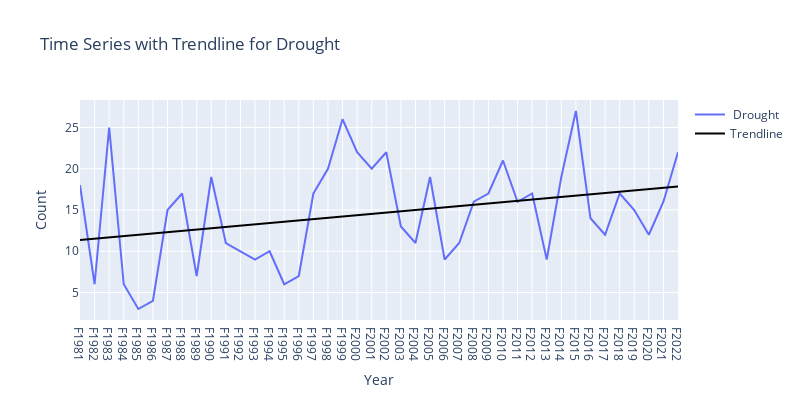
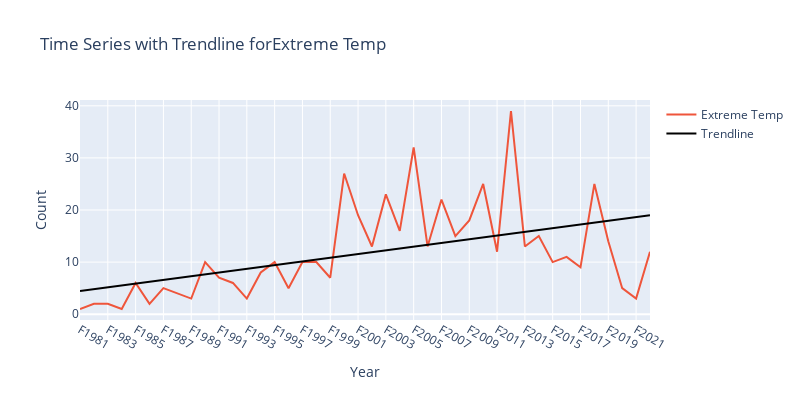
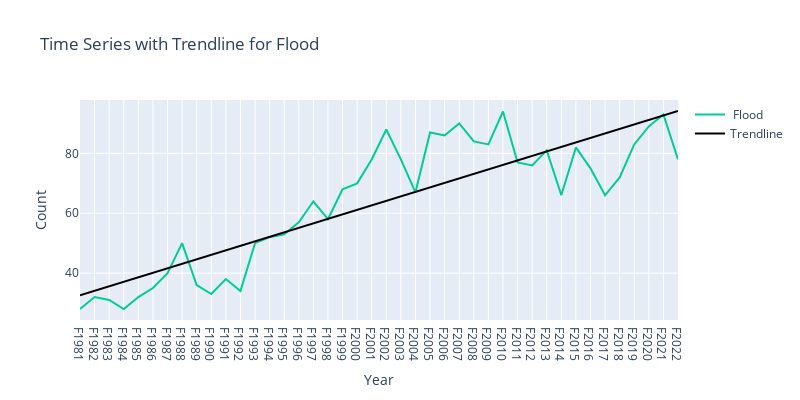
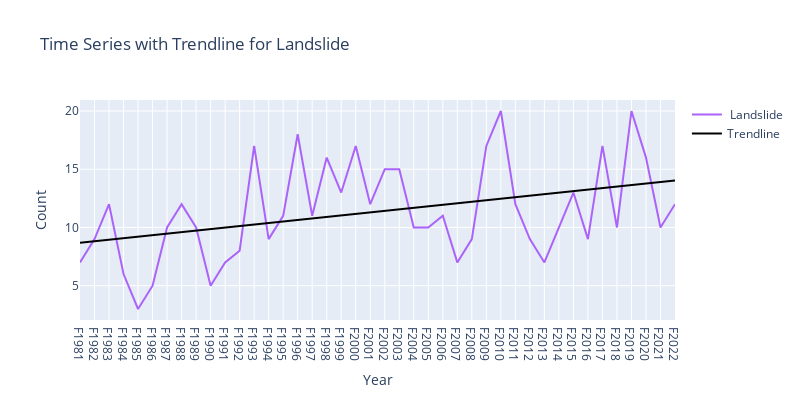

The code cell stored with these charts, in order, in its notebook:
### Code cell
# Create a list of indicators
indicators = indicator_df.index

# Get a color sequence for the indicators
color_sequence = pc.qualitative.Plotly

# Create a line chart for each indicator
for i, indicator in enumerate(indicators):
    x = indicator_df.columns.values[1:]  # Exclude the first column (Indicator)
    y = indicator_df.loc[indicator].values[1:]  # Exclude the first column (Indicator)
    
    # Create a trace for the line chart with a different color for each indicator
    trace = go.Scatter(
        x=x,
        y=y,
        mode='lines',
        name=indicator,
        line=dict(color=color_sequence[i % len(color_sequence)])
    )
    
    # Compute the trendline using linear regression
    trendline_coef = np.polyfit(range(len(x)), y, 1)
    trendline_y = np.polyval(trendline_coef, range(len(x)))
    
    # Create a trace for the trendline
    trendline_trace = go.Scatter(
        x=x,
        y=trendline_y,
        mode='lines',
        name=f'Trendline',
        line=dict(color='black')
    )
    
    # Create the layout for the line chart
    layout = go.Layout(
        title=f'Time Series with Trendline for{indicator}',
        xaxis=dict(title='Year'),
        yaxis=dict(title='Count'),
        height=400,
        width=800
    )
    
    # Create the figure for the line chart
    fig = go.Figure(data=[trace, trendline_trace], layout=layout)
    
    # Show the figure
    fig.show()

### Figure 1 — Plotly figure (JSON) as saved in the notebook; plotly's stock layout.template omitted (floating-point values rounded to 4 significant figures)
{"data": [{"line": {"color": "#636EFA"}, "mode": "lines", "name": " Drought", "type": "scatter", "x": ["F1981", "F1982", "F1983", "F1984", "F1985", "F1986", "F1987", "F1988", "F1989", "F1990", "F1991", "F1992", "F1993", "F1994", "F1995", "F1996", "F1997", "F1998", "F1999", "F2000", "F2001", "F2002", "F2003", "F2004", "F2005", "F2006", "F2007", "F2008", "F2009", "F2010", "F2011", "F2012", "F2013", "F2014", "F2015", "F2016", "F2017", "F2018", "F2019", "F2020", "F2021", "F2022"], "y": [18, 6, 25, 6, 3, 4, 15, 17, 7, 19, 11, 10, 9, 10, 6, 7, 17, 20, 26, 22, 20, 22, 13, 11, 19, 9, 11, 16, 17, 21, 16, 17, 9, 19, 27, 14, 12, 17, 15, 12, 16, 22]}, {"line": {"color": "black"}, "mode": "lines", "name": "Trendline", "type": "scatter", "x": ["F1981", "F1982", "F1983", "F1984", "F1985", "F1986", "F1987", "F1988", "F1989", "F1990", "F1991", "F1992", "F1993", "F1994", "F1995", "F1996", "F1997", "F1998", "F1999", "F2000", "F2001", "F2002", "F2003", "F2004", "F2005", "F2006", "F2007", "F2008", "F2009", "F2010", "F2011", "F2012", "F2013", "F2014", "F2015", "F2016", "F2017", "F2018", "F2019", "F2020", "F2021", "F2022"], "y": [11.35, 11.51, 11.67, 11.83, 11.98, 12.14, 12.3, 12.46, 12.62, 12.78, 12.93, 13.09, 13.25, 13.41, 13.57, 13.72, 13.88, 14.04, 14.2, 14.36, 14.52, 14.67, 14.83, 14.99, 15.15, 15.31, 15.47, 15.62, 15.78, 15.94, 16.1, 16.26, 16.42, 16.57, 16.73, 16.89, 17.05, 17.21, 17.36, 17.52, 17.68, 17.84]}], "layout": {"height": 400, "title": {"text": "Time Series with Trendline for Drought"}, "width": 800, "xaxis": {"title": {"text": "Year"}}, "yaxis": {"title": {"text": "Count"}}}}

### Figure 2 — Plotly figure (JSON) as saved in the notebook; plotly's stock layout.template omitted (floating-point values rounded to 4 significant figures)
{"data": [{"line": {"color": "#EF553B"}, "mode": "lines", "name": "Extreme Temp", "type": "scatter", "x": ["F1981", "F1982", "F1983", "F1984", "F1985", "F1986", "F1987", "F1988", "F1989", "F1990", "F1991", "F1992", "F1993", "F1994", "F1995", "F1996", "F1997", "F1998", "F1999", "F2000", "F2001", "F2002", "F2003", "F2004", "F2005", "F2006", "F2007", "F2008", "F2009", "F2010", "F2011", "F2012", "F2013", "F2014", "F2015", "F2016", "F2017", "F2018", "F2019", "F2020", "F2021", "F2022"], "y": [1, 2, 2, 1, 6, 2, 5, 4, 3, 10, 7, 6, 3, 8, 10, 5, 10, 10, 7, 27, 19, 13, 23, 16, 32, 13, 22, 15, 18, 25, 12, 39, 13, 15, 10, 11, 9, 25, 14, 5, 3, 12]}, {"line": {"color": "black"}, "mode": "lines", "name": "Trendline", "type": "scatter", "x": ["F1981", "F1982", "F1983", "F1984", "F1985", "F1986", "F1987", "F1988", "F1989", "F1990", "F1991", "F1992", "F1993", "F1994", "F1995", "F1996", "F1997", "F1998", "F1999", "F2000", "F2001", "F2002", "F2003", "F2004", "F2005", "F2006", "F2007", "F2008", "F2009", "F2010", "F2011", "F2012", "F2013", "F2014", "F2015", "F2016", "F2017", "F2018", "F2019", "F2020", "F2021", "F2022"], "y": [4.471, 4.825, 5.18, 5.534, 5.889, 6.243, 6.598, 6.952, 7.307, 7.661, 8.016, 8.37, 8.725, 9.079, 9.434, 9.788, 10.14, 10.5, 10.85, 11.21, 11.56, 11.92, 12.27, 12.62, 12.98, 13.33, 13.69, 14.04, 14.4, 14.75, 15.11, 15.46, 15.81, 16.17, 16.52, 16.88, 17.23, 17.59, 17.94, 18.3, 18.65, 19.01]}], "layout": {"height": 400, "title": {"text": "Time Series with Trendline forExtreme Temp"}, "width": 800, "xaxis": {"title": {"text": "Year"}}, "yaxis": {"title": {"text": "Count"}}}}

### Figure 3 — Plotly figure (JSON) as saved in the notebook; plotly's stock layout.template omitted (floating-point values rounded to 4 significant figures)
{"data": [{"line": {"color": "#00CC96"}, "mode": "lines", "name": " Flood", "type": "scatter", "x": ["F1981", "F1982", "F1983", "F1984", "F1985", "F1986", "F1987", "F1988", "F1989", "F1990", "F1991", "F1992", "F1993", "F1994", "F1995", "F1996", "F1997", "F1998", "F1999", "F2000", "F2001", "F2002", "F2003", "F2004", "F2005", "F2006", "F2007", "F2008", "F2009", "F2010", "F2011", "F2012", "F2013", "F2014", "F2015", "F2016", "F2017", "F2018", "F2019", "F2020", "F2021", "F2022"], "y": [28, 32, 31, 28, 32, 35, 40, 50, 36, 33, 38, 34, 50, 52, 53, 57, 64, 58, 68, 70, 78, 88, 78, 67, 87, 86, 90, 84, 83, 94, 77, 76, 81, 66, 82, 75, 66, 72, 83, 89, 93, 78]}, {"line": {"color": "black"}, "mode": "lines", "name": "Trendline", "type": "scatter", "x": ["F1981", "F1982", "F1983", "F1984", "F1985", "F1986", "F1987", "F1988", "F1989", "F1990", "F1991", "F1992", "F1993", "F1994", "F1995", "F1996", "F1997", "F1998", "F1999", "F2000", "F2001", "F2002", "F2003", "F2004", "F2005", "F2006", "F2007", "F2008", "F2009", "F2010", "F2011", "F2012", "F2013", "F2014", "F2015", "F2016", "F2017", "F2018", "F2019", "F2020", "F2021", "F2022"], "y": [32.59, 34.09, 35.59, 37.09, 38.6, 40.1, 41.6, 43.1, 44.6, 46.11, 47.61, 49.11, 50.61, 52.11, 53.62, 55.12, 56.62, 58.12, 59.63, 61.13, 62.63, 64.13, 65.63, 67.14, 68.64, 70.14, 71.64, 73.14, 74.65, 76.15, 77.65, 79.15, 80.66, 82.16, 83.66, 85.16, 86.66, 88.17, 89.67, 91.17, 92.67, 94.17]}], "layout": {"height": 400, "title": {"text": "Time Series with Trendline for Flood"}, "width": 800, "xaxis": {"title": {"text": "Year"}}, "yaxis": {"title": {"text": "Count"}}}}

### Figure 4 — Plotly figure (JSON) as saved in the notebook; plotly's stock layout.template omitted (floating-point values rounded to 4 significant figures)
{"data": [{"line": {"color": "#AB63FA"}, "mode": "lines", "name": " Landslide", "type": "scatter", "x": ["F1981", "F1982", "F1983", "F1984", "F1985", "F1986", "F1987", "F1988", "F1989", "F1990", "F1991", "F1992", "F1993", "F1994", "F1995", "F1996", "F1997", "F1998", "F1999", "F2000", "F2001", "F2002", "F2003", "F2004", "F2005", "F2006", "F2007", "F2008", "F2009", "F2010", "F2011", "F2012", "F2013", "F2014", "F2015", "F2016", "F2017", "F2018", "F2019", "F2020", "F2021", "F2022"], "y": [7, 9, 12, 6, 3, 5, 10, 12, 10, 5, 7, 8, 17, 9, 11, 18, 11, 16, 13, 17, 12, 15, 15, 10, 10, 11, 7, 9, 17, 20, 12, 9, 7, 10, 13, 9, 17, 10, 20, 16, 10, 12]}, {"line": {"color": "black"}, "mode": "lines", "name": "Trendline", "type": "scatter", "x": ["F1981", "F1982", "F1983", "F1984", "F1985", "F1986", "F1987", "F1988", "F1989", "F1990", "F1991", "F1992", "F1993", "F1994", "F1995", "F1996", "F1997", "F1998", "F1999", "F2000", "F2001", "F2002", "F2003", "F2004", "F2005", "F2006", "F2007", "F2008", "F2009", "F2010", "F2011", "F2012", "F2013", "F2014", "F2015", "F2016", "F2017", "F2018", "F2019", "F2020", "F2021", "F2022"], "y": [8.681, 8.812, 8.942, 9.073, 9.203, 9.334, 9.464, 9.595, 9.725, 9.856, 9.986, 10.12, 10.25, 10.38, 10.51, 10.64, 10.77, 10.9, 11.03, 11.16, 11.29, 11.42, 11.55, 11.68, 11.81, 11.94, 12.08, 12.21, 12.34, 12.47, 12.6, 12.73, 12.86, 12.99, 13.12, 13.25, 13.38, 13.51, 13.64, 13.77, 13.9, 14.03]}], "layout": {"height": 400, "title": {"text": "Time Series with Trendline for Landslide"}, "width": 800, "xaxis": {"title": {"text": "Year"}}, "yaxis": {"title": {"text": "Count"}}}}
